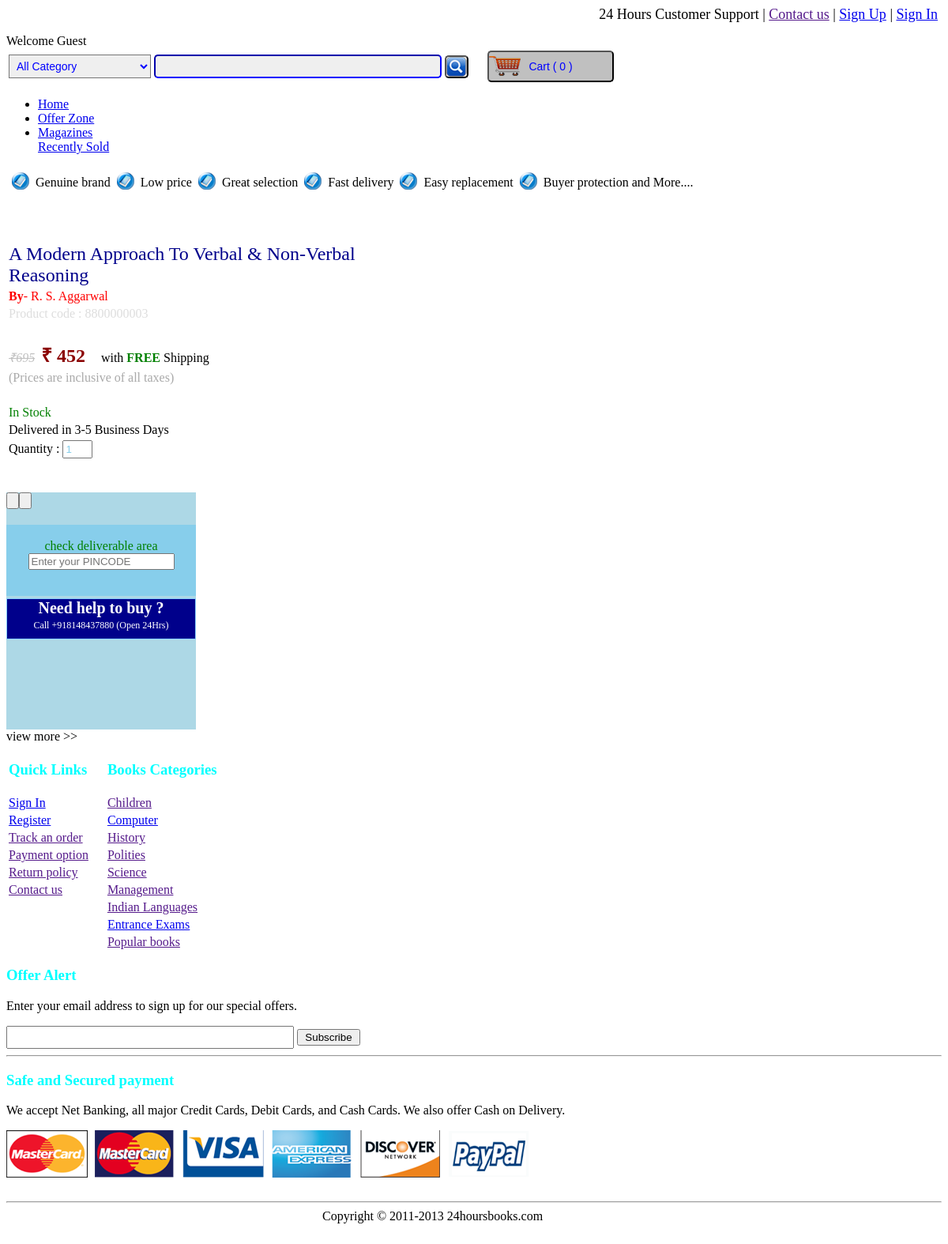
Page /bookdetails.php?product-no=8800000003 on the committed database.
### tables this page shows
CREATE TABLE IF NOT EXISTS `book_details` (
  `product_no` bigint(10) NOT NULL,
  `isbn` varchar(10) NOT NULL,
  `title` varchar(100) NOT NULL,
  `publisher` varchar(50) NOT NULL,
  `category` varchar(20) NOT NULL,
  `year_of_publication` int(4) NOT NULL,
  `no_of_pages` int(5) NOT NULL,
  `language` varchar(10) NOT NULL,
  `author` varchar(50) NOT NULL,
  `price` int(5) NOT NULL,
  `no_of_books` int(10) NOT NULL,
  `discount` int(5) NOT NULL,
  `image` varchar(100) NOT NULL,
  PRIMARY KEY (`product_no`)
);

### bookdetails.php (the view, shortened to what this page needs)
<!DOCTYPE html>
<html>
    <head>
        <link rel="stylesheet" type="css" href="cssfiles/index-page.css">
        <link rel="stylesheet" type="css" href="cssfiles/bookdetails-page.css">
    </head>
    <body>
        <div class="MainContainer">
            <div class="HeaderContainer">
               <?php
		include("includes/header.inc.php");
		?>
           </div>
           <div class="MainBody">
               <div class="BookDetailsDisplayer">
                   <?php
                   $ok=mysql_query('select * from book_details');
                   if($ok)
                   {
                        while($result=mysql_fetch_array($ok))
                        {
                            if($result['product_no']==$_GET['product-no'])
                            {
                            echo "<div class='Image'>";
                                if($result['discount']>0)
                                    echo "<div id='discount'><br><b style='color:white;'>$result[11]%</b></div>";
                                else
                                    echo "<div id='discount' style='background-image:url(BookStore/blank.png)'></div>";
                            echo "</div>";
                            echo "<div class='BookInfo'>";
                                echo "<table width='500px'><tr><td><span style='color:darkblue;font-size: 24px;'>$result[title]</span></td></tr>".
                                         "<tr><td><span style='color:red;'><b>By</b>- $result[author]</span></td></tr>".
                                         "<tr><td><span style='color:#ddd;'>Product code : $result[product_no]</span></td></tr>".
                                         "<tr><td>&nbsp;</td></tr>";
                                if($result['discount']>0)
                                {
                                    $sellingPrice=round($result['price']-$result['price']*$result['discount']/100);
                                    echo "<tr><td><span style='color:silver;text-decoration:line-through;'><i>₹$result[price]</i></span>".
                                             "&nbsp;&nbsp;<span style='color:darkred;font-size:24px'><b>₹ $sellingPrice</b></span>";
                                }
                                else
                                {
                                    echo "<tr><td><span style='color:darkred;font-size:24px'><b>₹ $result[price]</b></span>";
                                    $sellingPrice=$result['price'];
                                }
                                if($sellingPrice>299)
                                {
                                    echo "&nbsp;&nbsp;&nbsp;&nbsp;<span style='color:stateblue;'> with <span style='color:green;'><b>FREE</b></span> Shipping</span></tr></td>";
                                }
                                else
                                {
                                   echo "&nbsp;&nbsp;&nbsp;&nbsp;<span style='color:stateblue;'> with Shipping charge <b>₹30</b></span></tr></td>";
                                }
                                echo "<tr><td><span style='color:darkgray;'> (Prices are inclusive of all taxes)</span></td></tr><br><tr><td>&nbsp;</td></tr>";
                                if($result['no_of_books']>0)
                                {
                                    echo "<tr><td><span style='color:green;'>In Stock</span></td></tr>";
                                    echo "<tr><td><span style='color:stateblue;'>Delivered in 3-5 Business Days</span></td></tr>";
                                    echo "<tr><td><span style='color:stateblue;'>Quantity : </span><input id='quantity' type='text' value='1' style='color:skyblue;width:30px;padding:2px;'></td></tr>";
                                }
                                else
                                {
                                    echo "<tr><td><span style='color:red;'>Out Of Stock</span></td></tr>";
                                    echo "<tr><td><span style='color:stateblue;'>Delivered in 3-5 Business Days</span></td></tr>";
                                }
                                echo "</table>";
                           echo "</div>";
                           echo "<div class='Bynow'>".
                                     "<div style='height:300px;width:240px;margin-top:40px;background-color:lightblue'>";
                                     if($result['no_of_books']>0)
                                        echo "<input id='buy-now' type='button' onclick='buy()'>";
                                     else
                                        echo "<input disabled id='buy-now' type='button' onclick='buy()'>";
                                     echo "<input id='add-to-wishlist' type='button' onclick='addProductIntoWishlist()'>".
                                          "<div style='text-align:center;height:90px;width:240px;margin-top:20px;background-color:skyblue'>".
                                                "<br><span style='color:green;'>check deliverable area</span>".
                                                "<input id='check-pincode' maxlength='6' placeholder='Enter your PINCODE' type='text'>".
                                          "</div>".
                                          "<div style='text-align:center;height:50px;width:238px;margin:3px 0px;background-color:darkblue;border:1px solid lightskyblue;'>".
                                          "<span style='color:white;font-size:20px;'><b>Need help to buy ?</b></span>".
                                          "<br><span style='color:white;font-size:12px;'>Call +918148437880 (Open 24Hrs)</span>".
                                          "</div>".
                                     "</div>".
                                "</div>";
                           echo "<div class='ViewDetails'><span id='view-more'>view more >></span><span id='hide-details' hidden>hide details >></span></div>";
                           break;
                            }
                        }
                    }
                   ?>
               </div>
           </div>
        </div>
        <div class="Footer">
        <?php
        include("includes/footer.inc.php");
        ?>
        </div>
    </body>
</html>

### rows in the picture
book_details: title "A Modern Approach To Verbal & Non-Verbal Reasoning", author "R. S. Aggarwal", product_no "8800000003", price "695", sellingPrice "452", shows "with"
